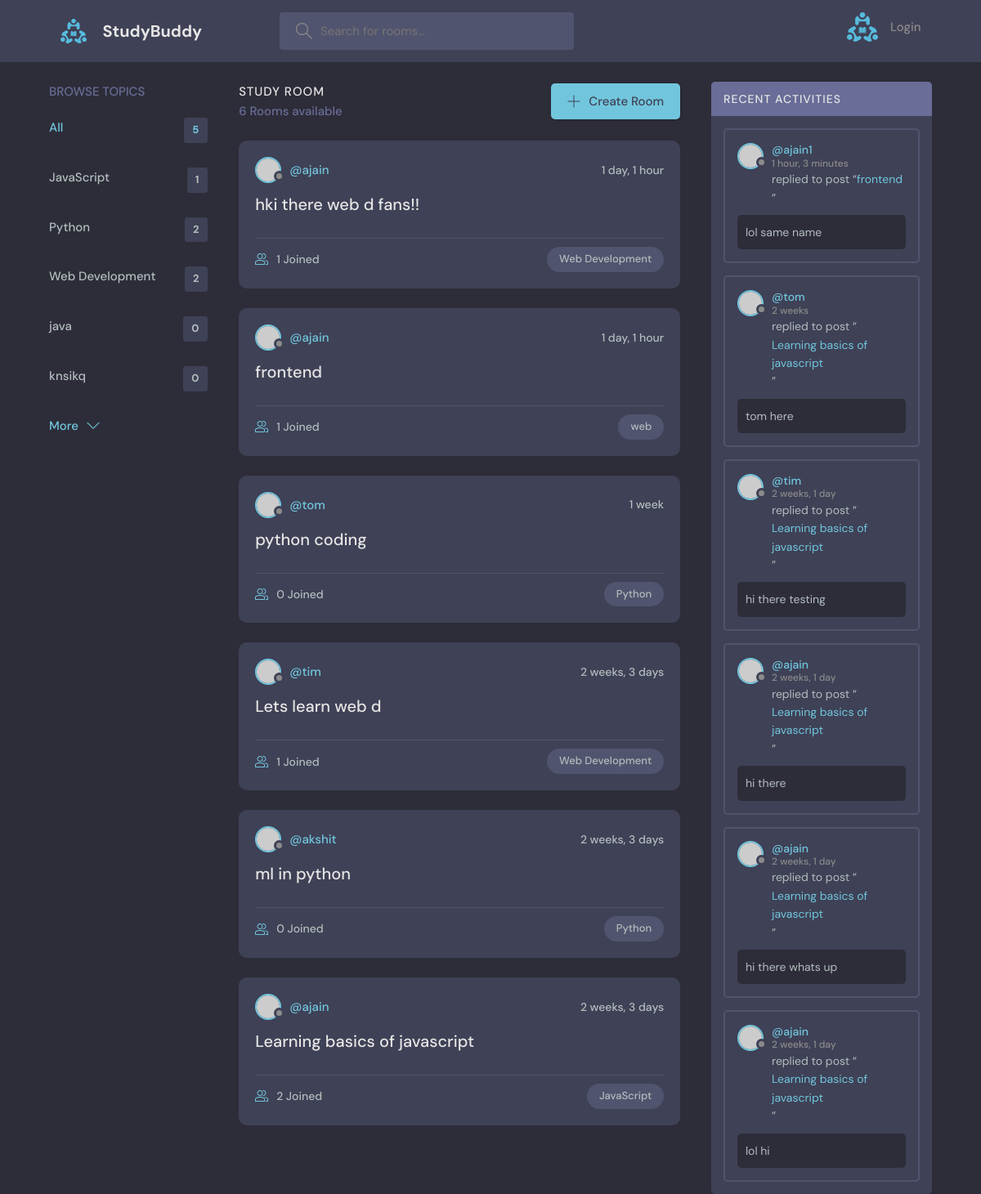
The page / on the database its author committed.
### base/models.py (models this page shows, shortened)
class Topic(models.Model):
    name = models.CharField(max_length=250)

class Room(models.Model):
    host = models.ForeignKey(User, on_delete=models.SET_NULL, null=True)
    topic = models.ForeignKey(Topic, on_delete=models.SET_NULL, null=True)
    name = models.CharField(max_length=250, null=True)
    description = models.TextField(max_length=260)
    participants = models.ManyToManyField(User, related_name='participants', blank=True)
    updated = models.DateTimeField(auto_now=True)
    created = models.DateTimeField(auto_now_add=True)
    def __str__(self):
        return self.name
    class Meta:
        ordering = ['-created','-updated']

class Message(models.Model):
    user = models.ForeignKey(User, on_delete=models.CASCADE)
    room = models.ForeignKey(Room, on_delete=models.CASCADE)
    body = models.TextField(max_length=250)
    updated = models.DateTimeField(auto_now=True)
    created = models.DateTimeField(auto_now_add=True)
    class Meta:
        ordering = ['-created','-updated']

### base/views.py (the view)
# urls.py: path('', home, name='home'),
def home(request):
    q = request.GET.get('q') if request.GET.get('q')!= None else ''
    rooms = Room.objects.filter(Q(topic__name__icontains = q)|
    Q(name__icontains = q)|
    Q(description__icontains = q)
    )
    room_messages = Message.objects.all()
    topics = Topic.objects.all()[0:5]
    room_count = rooms.count()
    room_messages = Message.objects.filter(Q(room__topic__name__icontains=q))
    context = {'rooms':rooms, 'topics':topics, 'room_count':room_count, 'room_messages':room_messages }
    return render(request,'base/home.html',context)

### base/templates/base/home.html (shortened to what this page needs)
 {% extends 'main.html' %} {% block content %}
<main class="layout layout--3">
    <div class="container">
        {% include 'base/topics_component.html' %}
        <div class="roomList">
            <div class="roomList__header">
                <div>
                    <h2>Study Room</h2>
                    <p> {{room_count}} Rooms available</p>
                </div>
                <a class="btn btn--main" href="{% url 'create-room' %}">
                    <svg version="1.1" xmlns="http://www.w3.org/2000/svg" width="32" height="32" viewBox="0 0 32 32">
                <title>add</title>
                <path
                  d="M16.943 0.943h-1.885v14.115h-14.115v1.885h14.115v14.115h1.885v-14.115h14.115v-1.885h-14.115v-14.115z"
                ></path>
              </svg> Create Room
                </a>
            </div>
            {% include 'base/feed_component.html' %}
        </div>
        {% include 'base/activity_component.html' %}
    </div>
</main>
{% endblock %}

### base/templates/base/topics_component.html
<div class="topics">
    <div class="topics__header">
        <h2>Browse Topics</h2>
    </div>
    <ul class="topics__list">
        <li>
            <a href="{% url 'home' %}" class="active">All <span>{{topics.count}}</span></a>
        </li>
        {% for topic in topics %}
        <li>
            <a href="{% url 'home' %}?q={{topic.name}}">{{topic.name}}<span>{{topic.room_set.all.count}}</span></a>
        </li>
        {% endfor %}
    </ul>
    <a class="btn btn--link" href="{% url 'topics' %}">
    More
    <svg version="1.1" xmlns="http://www.w3.org/2000/svg" width="32" height="32" viewBox="0 0 32 32">
      <title>chevron-down</title>
      <path d="M16 21l-13-13h-3l16 16 16-16h-3l-13 13z"></path>
    </svg>
  </a>
</div>

### base/templates/base/feed_component.html (shortened to what this page needs)
{% for room in rooms %}
<div class="roomListRoom">
    <div class="roomListRoom__header">
        <a href="{% url 'profile' room.host.id %}" class="roomListRoom__author">
            <div class="avatar avatar--small">
                <img src="https://randomuser.me/api/portraits/women/11.jpg" />
            </div>
            <span>@{{room.host.username}}</span>
        </a>
        <div class="roomListRoom__actions">
            <span>{{room.created|timesince}}</span>
        </div>
    </div>
    <div class="roomListRoom__content">
        <a href="{% url 'rooms' room.id %}">{{room.name}}</a>
    </div>
    <div class="roomListRoom__meta">
        <a href="{% url 'rooms' room.id %}" class="roomListRoom__joined">
     {{room.participants.all.count}} Joined
        </a>
        <p class="roomListRoom__topic">{{room.topic.name}}</p>
    </div>
</div>
{% endfor %}

### base/templates/base/activity_component.html (shortened to what this page needs)
<div class="activities">
    <div class="activities__header">
        <h2>Recent Activities</h2>
    </div>
    {% for message in room_messages %}
    <div class="activities__box">
        <div class="activities__boxHeader roomListRoom__header">
            <a href="{% url 'profile' message.user.id %}" class="roomListRoom__author">
                <div class="avatar avatar--small">
                    <img src="https://randomuser.me/api/portraits/women/11.jpg" />
                </div>
                <p>
                    @{{message.user}}
                    <span>{{message.created|timesince}}</span>
                </p>
            </a>
        </div>
        <div class="activities__boxContent">
            <p>replied to post “<a href="{% url 'rooms' message.room.id %}">{{message.room}}</a>”</p>
            <div class="activities__boxRoomContent">
                {{message.body}}
            </div>
        </div>
    </div>
    {% endfor %}
</div>

### rows shown on the page
Topic: name "JavaScript", room_set.all.count "1"
Topic: name "Python", room_set.all.count "2"
Topic: name "Web Development", room_set.all.count "2"
Topic: name "java", room_set.all.count "0"
Topic: name "knsikq", room_set.all.count "0"
Room: host.username "ajain", created "1 day, 1 hour", name "hki there web d fans!!", participants.all.count "1", topic.name "Web Development"
Room: host.username "ajain", created "1 day, 1 hour", name "frontend", participants.all.count "1", topic.name "web"
Room: host.username "tom", created "1 week", name "python coding", participants.all.count "0", topic.name "Python"
Room: host.username "tim", created "2 weeks, 3 days", name "Lets learn web d", participants.all.count "1", topic.name "Web Development"
Room: host.username "akshit", created "2 weeks, 3 days", name "ml in python", participants.all.count "0", topic.name "Python"
Room: host.username "ajain", created "2 weeks, 3 days", name "Learning basics of javascript", participants.all.count "2", topic.name "JavaScript"
Message: user "ajain1", created "1 hour, 3 minutes", room "frontend", body "lol same name"
Message: user "tom", created "2 weeks", room "Learning basics of javascript", body "tom here"
Message: user "tim", created "2 weeks, 1 day", room "Learning basics of javascript", body "hi there testing"
Message: user "ajain", created "2 weeks, 1 day", room "Learning basics of javascript", body "hi there"
Message: user "ajain", created "2 weeks, 1 day", room "Learning basics of javascript", body "hi there whats up"
Message: user "ajain", created "2 weeks, 1 day", room "Learning basics of javascript", body "lol hi"

### other values the page prints
{{ topics.count }} "5"
{{ room_count }} "6"
